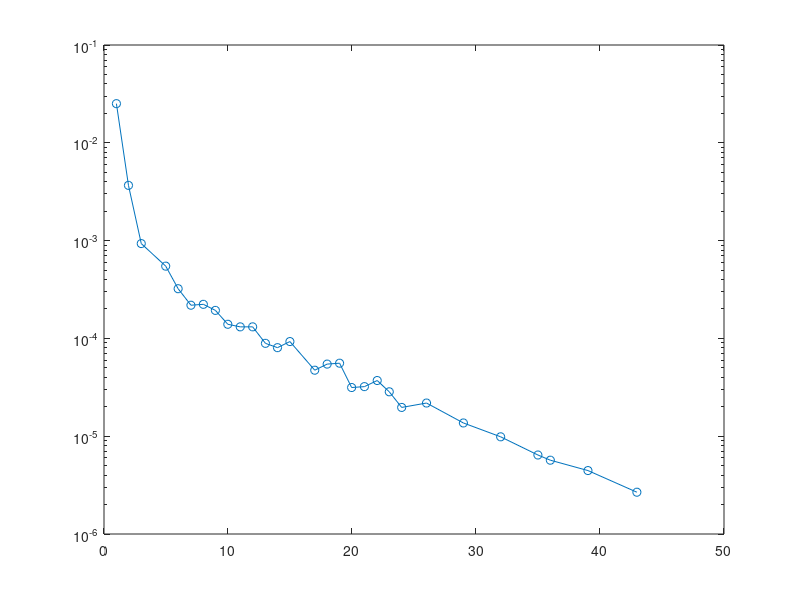

Write MATLAB code to recreate this figure. (Note: this script raises an error after producing the figure.)
clear;

White_s_yy_data=[1.0015174506828526, 0.025132130355934434
1.97268588770865, 0.0036718891620243234
3.0045523520485595, 0.0009323163734412452
4.9772382397572095, 0.0005481388381846198
5.978755690440062, 0.0003221083797458977
7.010622154779972, 0.00021844516571914248
8.012139605462824, 0.00022307653309485483
8.983308042488618, 0.0001933959964363762
9.984825493171472, 0.0001394594077585788
10.986342943854327, 0.00013122111066108847
11.987860394537178, 0.00013128837373175466
13.019726858877087, 0.00008903621377206683
13.990895295902886, 0.00008041518294249622
14.992412746585737, 0.00009285019837439972
16.995447647951444, 0.0000473036466043967
17.9969650986343, 0.00005461845400751623
18.998482549317153, 0.000055776447708908035
19.96965098634295, 0.000031461380686962276
21.001517450682854, 0.000032128908396534725
22.033383915022767, 0.000037097743679223
23.004552352048563, 0.00002844511905782515
24.00606980273141, 0.000019689301770375758
26.00910470409712, 0.000021833324954407786
28.983308042488623, 0.00001365640438116479
31.98786039453718, 0.000009857841347297
34.992412746585735, 0.00000642366428913768
35.9939301972686, 0.000005684235492619364
39.028831562974204, 0.000004453278109652012
42.974203338391504, 0.000002675065035651925];

distance = White_s_yy_data(:,1);
P_yy = White_s_yy_data(:,2);

semilogy(distance, P_yy,'-o');hold on;
fit_x = distance(distance<33 & distance>3);
fit_y = P_yy(distance<33 & distance>3);

p = fit(log(fit_x),log(abs(fit_y)),'poly1');
fprintf('Ksc=%.5f\n',-p.p1);
x = 1:0.5:fit_x(end)+10;
fl=semilogy(x,exp(p.p2)*x.^p.p1,'-.');
T=text(10,2.5e-3,['$K_{sc}=',num2str(-p.p1),'$']);
set(T,'Interpreter','latex');set(T,'Fontsize',24);



set(gca,'fontsize',24);
set(gca,'linewidth',1.5);
set(get(gca,'Children'),'linewidth',2); % Set line width 1.5 pounds
xlabel('$d$','Interpreter','latex');
ylabel('$|\langle\Delta_s^\dagger(x)\Delta_s(0)\rangle|$','Interpreter','latex');
set(get(gca,'XLabel'),'FontSize',24); 
set(get(gca,'YLabel'),'FontSize',24); 



